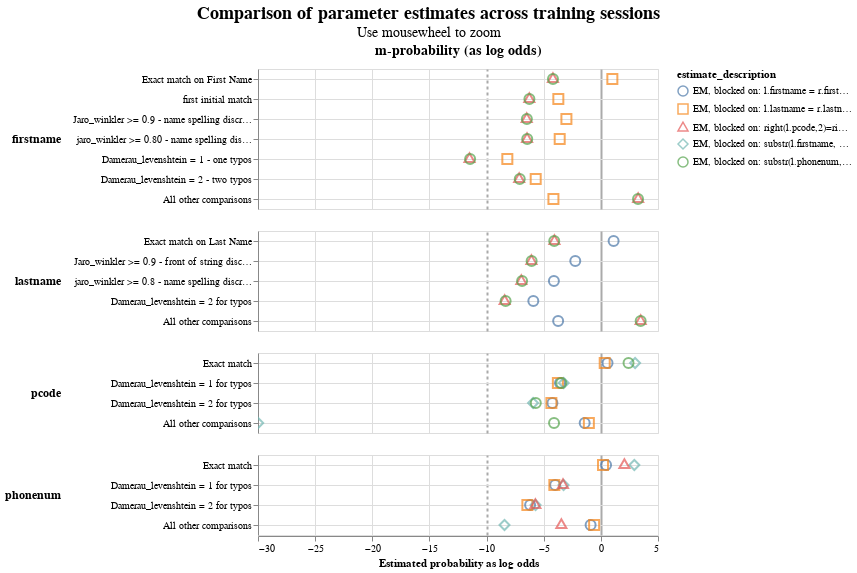

The notebook cell saved with this chart:
### Markdown cell above
* all other estimates for first and last name were still too high for those blocks when match_probability was set to 0.01 (50%), but they are much but much better now that match_probability is set to 0. though they are still a bit too high. In both cases they were much better than without semi-sopervised (was 90%)
* all other estimates for phonenum and pcode are now not so great for the pcode and phonenum blocks -- too low.
* in general semi-supervised rule tweaking may need to be different depending on block.

### Code cell
linker.parameter_estimate_comparisons_chart()

### Figure 1 — Vega-Lite specification as saved in the notebook (floating-point values rounded to 4 significant figures)
{"$schema": "https://vega.github.io/schema/vega-lite/v5.9.3.json", "config": {"title": {"anchor": "middle", "fontSize": 18, "subtitleFontSize": 14}, "view": {"continuousHeight": 300, "continuousWidth": 400}}, "data": {"name": "data-c3c95261eb9d68d7f91f182a466c9c99"}, "datasets": {"data-c3c95261eb9d68d7f91f182a466c9c99": [{"comparison_level_label": "Exact match on First Name", "comparison_name": "firstname", "comparison_sort_order": 0, "comparison_vector_value": 6, "estimate_description": "EM, blocked on: l.lastname = r.lastname", "estimated_probability": 0.6676, "estimated_probability_as_log_odds": 1.006, "m_or_u": "m", "sql_condition": "firstname_l = firstname_r"}, {"comparison_level_label": "Exact match on First Name", "comparison_name": "firstname", "comparison_sort_order": 0, "comparison_vector_value": 6, "estimate_description": "EM, blocked on: right(l.pcode,2)=right(r.pcode,2)", "estimated_probability": 0.05185, "estimated_probability_as_log_odds": -4.193, "m_or_u": "m", "sql_condition": "firstname_l = firstname_r"}, {"comparison_level_label": "Exact match on First Name", "comparison_name": "firstname", "comparison_sort_order": 0, "comparison_vector_value": 6, "estimate_description": "EM, blocked on: substr(l.phonenum,1,2)=substr(r.phonenum,1,2)", "estimated_probability": 0.05193, "estimated_probability_as_log_odds": -4.19, "m_or_u": "m", "sql_condition": "firstname_l = firstname_r"}, {"comparison_level_label": "first initial match", "comparison_name": "firstname", "comparison_sort_order": 0, "comparison_vector_value": 5, "estimate_description": "EM, blocked on: l.lastname = r.lastname", "estimated_probability": 0.07051, "estimated_probability_as_log_odds": -3.721, "m_or_u": "m", "sql_condition": "(length(firstname_l) = 1 OR length(firstname_r) = 1 ) AND (substr(firstname_l, 1, 1) = substr(firstname_r, 1, 1))"}, {"comparison_level_label": "first initial match", "comparison_name": "firstname", "comparison_sort_order": 0, "comparison_vector_value": 5, "estimate_description": "EM, blocked on: right(l.pcode,2)=right(r.pcode,2)", "estimated_probability": 0.01289, "estimated_probability_as_log_odds": -6.259, "m_or_u": "m", "sql_condition": "(length(firstname_l) = 1 OR length(firstname_r) = 1 ) AND (substr(firstname_l, 1, 1) = substr(firstname_r, 1, 1))"}, {"comparison_level_label": "first initial match", "comparison_name": "firstname", "comparison_sort_order": 0, "comparison_vector_value": 5, "estimate_description": "EM, blocked on: substr(l.phonenum,1,2)=substr(r.phonenum,1,2)", "estimated_probability": 0.01295, "estimated_probability_as_log_odds": -6.252, "m_or_u": "m", "sql_condition": "(length(firstname_l) = 1 OR length(firstname_r) = 1 ) AND (substr(firstname_l, 1, 1) = substr(firstname_r, 1, 1))"}, {"comparison_level_label": "Jaro_winkler >= 0.9 - name spelling discrepancies", "comparison_name": "firstname", "comparison_sort_order": 0, "comparison_vector_value": 4, "estimate_description": "EM, blocked on: l.lastname = r.lastname", "estimated_probability": 0.1101, "estimated_probability_as_log_odds": -3.014, "m_or_u": "m", "sql_condition": "jaro_winkler_similarity(firstname_l, firstname_r) >= 0.9"}, {"comparison_level_label": "Jaro_winkler >= 0.9 - name spelling discrepancies", "comparison_name": "firstname", "comparison_sort_order": 0, "comparison_vector_value": 4, "estimate_description": "EM, blocked on: right(l.pcode,2)=right(r.pcode,2)", "estimated_probability": 0.01102, "estimated_probability_as_log_odds": -6.488, "m_or_u": "m", "sql_condition": "jaro_winkler_similarity(firstname_l, firstname_r) >= 0.9"}, {"comparison_level_label": "Jaro_winkler >= 0.9 - name spelling discrepancies", "comparison_name": "firstname", "comparison_sort_order": 0, "comparison_vector_value": 4, "estimate_description": "EM, blocked on: substr(l.phonenum,1,2)=substr(r.phonenum,1,2)", "estimated_probability": 0.01113, "estimated_probability_as_log_odds": -6.474, "m_or_u": "m", "sql_condition": "jaro_winkler_similarity(firstname_l, firstname_r) >= 0.9"}, {"comparison_level_label": "jaro_winkler >= 0.80 - name spelling discrepancies", "comparison_name": "firstname", "comparison_sort_order": 0, "comparison_vector_value": 3, "estimate_description": "EM, blocked on: l.lastname = r.lastname", "estimated_probability": 0.07614, "estimated_probability_as_log_odds": -3.601, "m_or_u": "m", "sql_condition": "jaro_winkler_similarity(firstname_l, firstname_r) >= 0.80"}, {"comparison_level_label": "jaro_winkler >= 0.80 - name spelling discrepancies", "comparison_name": "firstname", "comparison_sort_order": 0, "comparison_vector_value": 3, "estimate_description": "EM, blocked on: right(l.pcode,2)=right(r.pcode,2)", "estimated_probability": 0.01124, "estimated_probability_as_log_odds": -6.46, "m_or_u": "m", "sql_condition": "jaro_winkler_similarity(firstname_l, firstname_r) >= 0.80"}, {"comparison_level_label": "jaro_winkler >= 0.80 - name spelling discrepancies", "comparison_name": "firstname", "comparison_sort_order": 0, "comparison_vector_value": 3, "estimate_description": "EM, blocked on: substr(l.phonenum,1,2)=substr(r.phonenum,1,2)", "estimated_probability": 0.01136, "estimated_probability_as_log_odds": -6.443, "m_or_u": "m", "sql_condition": "jaro_winkler_similarity(firstname_l, firstname_r) >= 0.80"}, {"comparison_level_label": "Damerau_levenshtein = 1 - one typos", "comparison_name": "firstname", "comparison_sort_order": 0, "comparison_vector_value": 2, "estimate_description": "EM, blocked on: l.lastname = r.lastname", "estimated_probability": 0.003428, "estimated_probability_as_log_odds": -8.183, "m_or_u": "m", "sql_condition": "damerau_levenshtein(firstname_l, firstname_r) <= 1"}, {"comparison_level_label": "Damerau_levenshtein = 1 - one typos", "comparison_name": "firstname", "comparison_sort_order": 0, "comparison_vector_value": 2, "estimate_description": "EM, blocked on: right(l.pcode,2)=right(r.pcode,2)", "estimated_probability": 0.0003469, "estimated_probability_as_log_odds": -11.49, "m_or_u": "m", "sql_condition": "damerau_levenshtein(firstname_l, firstname_r) <= 1"}, {"comparison_level_label": "Damerau_levenshtein = 1 - one typos", "comparison_name": "firstname", "comparison_sort_order": 0, "comparison_vector_value": 2, "estimate_description": "EM, blocked on: substr(l.phonenum,1,2)=substr(r.phonenum,1,2)", "estimated_probability": 0.0003597, "estimated_probability_as_log_odds": -11.44, "m_or_u": "m", "sql_condition": "damerau_levenshtein(firstname_l, firstname_r) <= 1"}, {"comparison_level_label": "Damerau_levenshtein = 2 - two typos", "comparison_name": "firstname", "comparison_sort_order": 0, "comparison_vector_value": 1, "estimate_description": "EM, blocked on: l.lastname = r.lastname", "estimated_probability": 0.01886, "estimated_probability_as_log_odds": -5.701, "m_or_u": "m", "sql_condition": "damerau_levenshtein(firstname_l, firstname_r) = 2"}, {"comparison_level_label": "Damerau_levenshtein = 2 - two typos", "comparison_name": "firstname", "comparison_sort_order": 0, "comparison_vector_value": 1, "estimate_description": "EM, blocked on: right(l.pcode,2)=right(r.pcode,2)", "estimated_probability": 0.007007, "estimated_probability_as_log_odds": -7.147, "m_or_u": "m", "sql_condition": "damerau_levenshtein(firstname_l, firstname_r) = 2"}, {"comparison_level_label": "Damerau_levenshtein = 2 - two typos", "comparison_name": "firstname", "comparison_sort_order": 0, "comparison_vector_value": 1, "estimate_description": "EM, blocked on: substr(l.phonenum,1,2)=substr(r.phonenum,1,2)", "estimated_probability": 0.00725, "estimated_probability_as_log_odds": -7.097, "m_or_u": "m", "sql_condition": "damerau_levenshtein(firstname_l, firstname_r) = 2"}, {"comparison_level_label": "All other comparisons", "comparison_name": "firstname", "comparison_sort_order": 0, "comparison_vector_value": 0, "estimate_description": "EM, blocked on: l.lastname = r.lastname", "estimated_probability": 0.05333, "estimated_probability_as_log_odds": -4.15, "m_or_u": "m", "sql_condition": "ELSE"}, {"comparison_level_label": "All other comparisons", "comparison_name": "firstname", "comparison_sort_order": 0, "comparison_vector_value": 0, "estimate_description": "EM, blocked on: right(l.pcode,2)=right(r.pcode,2)", "estimated_probability": 0.9057, "estimated_probability_as_log_odds": 3.263, "m_or_u": "m", "sql_condition": "ELSE"}, {"comparison_level_label": "All other comparisons", "comparison_name": "firstname", "comparison_sort_order": 0, "comparison_vector_value": 0, "estimate_description": "EM, blocked on: substr(l.phonenum,1,2)=substr(r.phonenum,1,2)", "estimated_probability": 0.905, "estimated_probability_as_log_odds": 3.252, "m_or_u": "m", "sql_condition": "ELSE"}, {"comparison_level_label": "Exact match on Last Name", "comparison_name": "lastname", "comparison_sort_order": 1, "comparison_vector_value": 4, "estimate_description": "EM, blocked on: l.firstname = r.firstname", "estimated_probability": 0.6843, "estimated_probability_as_log_odds": 1.116, "m_or_u": "m", "sql_condition": "lastname_l = lastname_r"}, {"comparison_level_label": "Exact match on Last Name", "comparison_name": "lastname", "comparison_sort_order": 1, "comparison_vector_value": 4, "estimate_description": "EM, blocked on: right(l.pcode,2)=right(r.pcode,2)", "estimated_probability": 0.05648, "estimated_probability_as_log_odds": -4.062, "m_or_u": "m", "sql_condition": "lastname_l = lastname_r"}, {"comparison_level_label": "Exact match on Last Name", "comparison_name": "lastname", "comparison_sort_order": 1, "comparison_vector_value": 4, "estimate_description": "EM, blocked on: substr(l.phonenum,1,2)=substr(r.phonenum,1,2)", "estimated_probability": 0.05586, "estimated_probability_as_log_odds": -4.079, "m_or_u": "m", "sql_condition": "lastname_l = lastname_r"}, {"comparison_level_label": "Jaro_winkler >= 0.9 - front of string discrepdendies", "comparison_name": "lastname", "comparison_sort_order": 1, "comparison_vector_value": 3, "estimate_description": "EM, blocked on: l.firstname = r.firstname", "estimated_probability": 0.1748, "estimated_probability_as_log_odds": -2.239, "m_or_u": "m", "sql_condition": "jaro_winkler_similarity(lastname_l, lastname_r) >= 0.9"}, {"comparison_level_label": "Jaro_winkler >= 0.9 - front of string discrepdendies", "comparison_name": "lastname", "comparison_sort_order": 1, "comparison_vector_value": 3, "estimate_description": "EM, blocked on: right(l.pcode,2)=right(r.pcode,2)", "estimated_probability": 0.01461, "estimated_probability_as_log_odds": -6.076, "m_or_u": "m", "sql_condition": "jaro_winkler_similarity(lastname_l, lastname_r) >= 0.9"}, {"comparison_level_label": "Jaro_winkler >= 0.9 - front of string discrepdendies", "comparison_name": "lastname", "comparison_sort_order": 1, "comparison_vector_value": 3, "estimate_description": "EM, blocked on: substr(l.phonenum,1,2)=substr(r.phonenum,1,2)", "estimated_probability": 0.01479, "estimated_probability_as_log_odds": -6.058, "m_or_u": "m", "sql_condition": "jaro_winkler_similarity(lastname_l, lastname_r) >= 0.9"}, {"comparison_level_label": "jaro_winkler >= 0.8 - name spelling discrepancies throughout str", "comparison_name": "lastname", "comparison_sort_order": 1, "comparison_vector_value": 2, "estimate_description": "EM, blocked on: l.firstname = r.firstname", "estimated_probability": 0.05476, "estimated_probability_as_log_odds": -4.109, "m_or_u": "m", "sql_condition": "jaro_winkler_similarity(lastname_l, lastname_r) >= 0.8"}, {"comparison_level_label": "jaro_winkler >= 0.8 - name spelling discrepancies throughout str", "comparison_name": "lastname", "comparison_sort_order": 1, "comparison_vector_value": 2, "estimate_description": "EM, blocked on: right(l.pcode,2)=right(r.pcode,2)", "estimated_probability": 0.007976, "estimated_probability_as_log_odds": -6.959, "m_or_u": "m", "sql_condition": "jaro_winkler_similarity(lastname_l, lastname_r) >= 0.8"}, {"comparison_level_label": "jaro_winkler >= 0.8 - name spelling discrepancies throughout str", "comparison_name": "lastname", "comparison_sort_order": 1, "comparison_vector_value": 2, "estimate_description": "EM, blocked on: substr(l.phonenum,1,2)=substr(r.phonenum,1,2)", "estimated_probability": 0.008346, "estimated_probability_as_log_odds": -6.893, "m_or_u": "m", "sql_condition": "jaro_winkler_similarity(lastname_l, lastname_r) >= 0.8"}, {"comparison_level_label": "Damerau_levenshtein = 2 for typos", "comparison_name": "lastname", "comparison_sort_order": 1, "comparison_vector_value": 1, "estimate_description": "EM, blocked on: l.firstname = r.firstname", "estimated_probability": 0.01636, "estimated_probability_as_log_odds": -5.91, "m_or_u": "m", "sql_condition": "damerau_levenshtein(lastname_l, lastname_r) = 2"}, {"comparison_level_label": "Damerau_levenshtein = 2 for typos", "comparison_name": "lastname", "comparison_sort_order": 1, "comparison_vector_value": 1, "estimate_description": "EM, blocked on: right(l.pcode,2)=right(r.pcode,2)", "estimated_probability": 0.002917, "estimated_probability_as_log_odds": -8.417, "m_or_u": "m", "sql_condition": "damerau_levenshtein(lastname_l, lastname_r) = 2"}, {"comparison_level_label": "Damerau_levenshtein = 2 for typos", "comparison_name": "lastname", "comparison_sort_order": 1, "comparison_vector_value": 1, "estimate_description": "EM, blocked on: substr(l.phonenum,1,2)=substr(r.phonenum,1,2)", "estimated_probability": 0.00309, "estimated_probability_as_log_odds": -8.334, "m_or_u": "m", "sql_condition": "damerau_levenshtein(lastname_l, lastname_r) = 2"}, {"comparison_level_label": "All other comparisons", "comparison_name": "lastname", "comparison_sort_order": 1, "comparison_vector_value": 0, "estimate_description": "EM, blocked on: l.firstname = r.firstname", "estimated_probability": 0.06977, "estimated_probability_as_log_odds": -3.737, "m_or_u": "m", "sql_condition": "ELSE"}, {"comparison_level_label": "All other comparisons", "comparison_name": "lastname", "comparison_sort_order": 1, "comparison_vector_value": 0, "estimate_description": "EM, blocked on: right(l.pcode,2)=right(r.pcode,2)", "estimated_probability": 0.918, "estimated_probability_as_log_odds": 3.485, "m_or_u": "m", "sql_condition": "ELSE"}, {"comparison_level_label": "All other comparisons", "comparison_name": "lastname", "comparison_sort_order": 1, "comparison_vector_value": 0, "estimate_description": "EM, blocked on: substr(l.phonenum,1,2)=substr(r.phonenum,1,2)", "estimated_probability": 0.9179, "estimated_probability_as_log_odds": 3.483, "m_or_u": "m", "sql_condition": "ELSE"}, {"comparison_level_label": "Exact match", "comparison_name": "pcode", "comparison_sort_order": 2, "comparison_vector_value": 3, "estimate_description": "EM, blocked on: l.firstname = r.firstname", "estimated_probability": 0.5997, "estimated_probability_as_log_odds": 0.5831, "m_or_u": "m", "sql_condition": "pcode_l=pcode_r"}, {"comparison_level_label": "Exact match", "comparison_name": "pcode", "comparison_sort_order": 2, "comparison_vector_value": 3, "estimate_description": "EM, blocked on: l.lastname = r.lastname", "estimated_probability": 0.5581, "estimated_probability_as_log_odds": 0.3371, "m_or_u": "m", "sql_condition": "pcode_l=pcode_r"}, {"comparison_level_label": "Exact match", "comparison_name": "pcode", "comparison_sort_order": 2, "comparison_vector_value": 3, "estimate_description": "EM, blocked on: substr(l.firstname, 1, 1) = substr(r.firstname, 1, 1) and substr(l.lastname, 1, 1) = substr(r.lastname, 1, 1)", "estimated_probability": 0.8888, "estimated_probability_as_log_odds": 2.998, "m_or_u": "m", "sql_condition": "pcode_l=pcode_r"}, {"comparison_level_label": "Exact match", "comparison_name": "pcode", "comparison_sort_order": 2, "comparison_vector_value": 3, "estimate_description": "EM, blocked on: substr(l.phonenum,1,2)=substr(r.phonenum,1,2)", "estimated_probability": 0.8427, "estimated_probability_as_log_odds": 2.421, "m_or_u": "m", "sql_condition": "pcode_l=pcode_r"}, {"comparison_level_label": "Damerau_levenshtein = 1 for typos", "comparison_name": "pcode", "comparison_sort_order": 2, "comparison_vector_value": 2, "estimate_description": "EM, blocked on: l.firstname = r.firstname", "estimated_probability": 0.07741, "estimated_probability_as_log_odds": -3.575, "m_or_u": "m", "sql_condition": "damerau_levenshtein(pcode_l, pcode_r) = 1"}, {"comparison_level_label": "Damerau_levenshtein = 1 for typos", "comparison_name": "pcode", "comparison_sort_order": 2, "comparison_vector_value": 2, "estimate_description": "EM, blocked on: l.lastname = r.lastname", "estimated_probability": 0.06871, "estimated_probability_as_log_odds": -3.761, "m_or_u": "m", "sql_condition": "damerau_levenshtein(pcode_l, pcode_r) = 1"}, {"comparison_level_label": "Damerau_levenshtein = 1 for typos", "comparison_name": "pcode", "comparison_sort_order": 2, "comparison_vector_value": 2, "estimate_description": "EM, blocked on: substr(l.firstname, 1, 1) = substr(r.firstname, 1, 1) and substr(l.lastname, 1, 1) = substr(r.lastname, 1, 1)", "estimated_probability": 0.0951, "estimated_probability_as_log_odds": -3.25, "m_or_u": "m", "sql_condition": "damerau_levenshtein(pcode_l, pcode_r) = 1"}, {"comparison_level_label": "Damerau_levenshtein = 1 for typos", "comparison_name": "pcode", "comparison_sort_order": 2, "comparison_vector_value": 2, "estimate_description": "EM, blocked on: substr(l.phonenum,1,2)=substr(r.phonenum,1,2)", "estimated_probability": 0.08316, "estimated_probability_as_log_odds": -3.463, "m_or_u": "m", "sql_condition": "damerau_levenshtein(pcode_l, pcode_r) = 1"}, {"comparison_level_label": "Damerau_levenshtein = 2 for typos", "comparison_name": "pcode", "comparison_sort_order": 2, "comparison_vector_value": 1, "estimate_description": "EM, blocked on: l.firstname = r.firstname", "estimated_probability": 0.05033, "estimated_probability_as_log_odds": -4.238, "m_or_u": "m", "sql_condition": "damerau_levenshtein(pcode_l, pcode_r) = 2"}, {"comparison_level_label": "Damerau_levenshtein = 2 for typos", "comparison_name": "pcode", "comparison_sort_order": 2, "comparison_vector_value": 1, "estimate_description": "EM, blocked on: l.lastname = r.lastname", "estimated_probability": 0.04741, "estimated_probability_as_log_odds": -4.329, "m_or_u": "m", "sql_condition": "damerau_levenshtein(pcode_l, pcode_r) = 2"}, {"comparison_level_label": "Damerau_levenshtein = 2 for typos", "comparison_name": "pcode", "comparison_sort_order": 2, "comparison_vector_value": 1, "estimate_description": "EM, blocked on: substr(l.firstname, 1, 1) = substr(r.firstname, 1, 1) and substr(l.lastname, 1, 1) = substr(r.lastname, 1, 1)", "estimated_probability": 0.01613, "estimated_probability_as_log_odds": -5.93, "m_or_u": "m", "sql_condition": "damerau_levenshtein(pcode_l, pcode_r) = 2"}, {"comparison_level_label": "Damerau_levenshtein = 2 for typos", "comparison_name": "pcode", "comparison_sort_order": 2, "comparison_vector_value": 1, "estimate_description": "EM, blocked on: substr(l.phonenum,1,2)=substr(r.phonenum,1,2)", "estimated_probability": 0.01896, "estimated_probability_as_log_odds": -5.693, "m_or_u": "m", "sql_condition": "damerau_levenshtein(pcode_l, pcode_r) = 2"}, {"comparison_level_label": "All other comparisons", "comparison_name": "pcode", "comparison_sort_order": 2, "comparison_vector_value": 0, "estimate_description": "EM, blocked on: l.firstname = r.firstname", "estimated_probability": 0.2726, "estimated_probability_as_log_odds": -1.416, "m_or_u": "m", "sql_condition": "ELSE"}, {"comparison_level_label": "All other comparisons", "comparison_name": "pcode", "comparison_sort_order": 2, "comparison_vector_value": 0, "estimate_description": "EM, blocked on: l.lastname = r.lastname", "estimated_probability": 0.3257, "estimated_probability_as_log_odds": -1.05, "m_or_u": "m", "sql_condition": "ELSE"}, {"comparison_level_label": "All other comparisons", "comparison_name": "pcode", "comparison_sort_order": 2, "comparison_vector_value": 0, "estimate_description": "EM, blocked on: substr(l.firstname, 1, 1) = substr(r.firstname, 1, 1) and substr(l.lastname, 1, 1) = substr(r.lastname, 1, 1)", "estimated_probability": 9.415e-10, "estimated_probability_as_log_odds": -29.98, "m_or_u": "m", "sql_condition": "ELSE"}, {"comparison_level_label": "All other comparisons", "comparison_name": "pcode", "comparison_sort_order": 2, "comparison_vector_value": 0, "estimate_description": "EM, blocked on: substr(l.phonenum,1,2)=substr(r.phonenum,1,2)", "estimated_probability": 0.05521, "estimated_probability_as_log_odds": -4.097, "m_or_u": "m", "sql_condition": "ELSE"}, {"comparison_level_label": "Exact match", "comparison_name": "phonenum", "comparison_sort_order": 3, "comparison_vector_value": 3, "estimate_description": "EM, blocked on: l.firstname = r.firstname", "estimated_probability": 0.5784, "estimated_probability_as_log_odds": 0.4562, "m_or_u": "m", "sql_condition": "phonenum_l=phonenum_r"}, {"comparison_level_label": "Exact match", "comparison_name": "phonenum", "comparison_sort_order": 3, "comparison_vector_value": 3, "estimate_description": "EM, blocked on: l.lastname = r.lastname", "estimated_probability": 0.5328, "estimated_probability_as_log_odds": 0.1895, "m_or_u": "m", "sql_condition": "phonenum_l=phonenum_r"}, {"comparison_level_label": "Exact match", "comparison_name": "phonenum", "comparison_sort_order": 3, "comparison_vector_value": 3, "estimate_description": "EM, blocked on: substr(l.firstname, 1, 1) = substr(r.firstname, 1, 1) and substr(l.lastname, 1, 1) = substr(r.lastname, 1, 1)", "estimated_probability": 0.8841, "estimated_probability_as_log_odds": 2.932, "m_or_u": "m", "sql_condition": "phonenum_l=phonenum_r"}, {"comparison_level_label": "Exact match", "comparison_name": "phonenum", "comparison_sort_order": 3, "comparison_vector_value": 3, "estimate_description": "EM, blocked on: right(l.pcode,2)=right(r.pcode,2)", "estimated_probability": 0.8066, "estimated_probability_as_log_odds": 2.06, "m_or_u": "m", "sql_condition": "phonenum_l=phonenum_r"}, {"comparison_level_label": "Damerau_levenshtein = 1 for typos", "comparison_name": "phonenum", "comparison_sort_order": 3, "comparison_vector_value": 2, "estimate_description": "EM, blocked on: l.firstname = r.firstname", "estimated_probability": 0.05882, "estimated_probability_as_log_odds": -4.0, "m_or_u": "m", "sql_condition": "damerau_levenshtein(phonenum_l, phonenum_r) = 1"}, {"comparison_level_label": "Damerau_levenshtein = 1 for typos", "comparison_name": "phonenum", "comparison_sort_order": 3, "comparison_vector_value": 2, "estimate_description": "EM, blocked on: l.lastname = r.lastname", "estimated_probability": 0.0562, "estimated_probability_as_log_odds": -4.07, "m_or_u": "m", "sql_condition": "damerau_levenshtein(phonenum_l, phonenum_r) = 1"}, {"comparison_level_label": "Damerau_levenshtein = 1 for typos", "comparison_name": "phonenum", "comparison_sort_order": 3, "comparison_vector_value": 2, "estimate_description": "EM, blocked on: substr(l.firstname, 1, 1) = substr(r.firstname, 1, 1) and substr(l.lastname, 1, 1) = substr(r.lastname, 1, 1)", "estimated_probability": 0.09428, "estimated_probability_as_log_odds": -3.264, "m_or_u": "m", "sql_condition": "damerau_levenshtein(phonenum_l, phonenum_r) = 1"}, {"comparison_level_label": "Damerau_levenshtein = 1 for typos", "comparison_name": "phonenum", "comparison_sort_order": 3, "comparison_vector_value": 2, "estimate_description": "EM, blocked on: right(l.pcode,2)=right(r.pcode,2)", "estimated_probability": 0.09142, "estimated_probability_as_log_odds": -3.313, "m_or_u": "m", "sql_condition": "damerau_levenshtein(phonenum_l, phonenum_r) = 1"}, {"comparison_level_label": "Damerau_levenshtein = 2 for typos", "comparison_name": "phonenum", "comparison_sort_order": 3, "comparison_vector_value": 1, "estimate_description": "EM, blocked on: l.firstname = r.firstname", "estimated_probability": 0.01349, "estimated_probability_as_log_odds": -6.192, "m_or_u": "m", "sql_condition": "damerau_levenshtein(phonenum_l, phonenum_r) = 2"}, {"comparison_level_label": "Damerau_levenshtein = 2 for typos", "comparison_name": "phonenum", "comparison_sort_order": 3, "comparison_vector_value": 1, "estimate_description": "EM, blocked on: l.lastname = r.lastname", "estimated_probability": 0.01148, "estimated_probability_as_log_odds": -6.429, "m_or_u": "m", "sql_condition": "damerau_levenshtein(phonenum_l, phonenum_r) = 2"}, {"comparison_level_label": "Damerau_levenshtein = 2 for typos", "comparison_name": "phonenum", "comparison_sort_order": 3, "comparison_vector_value": 1, "estimate_description": "EM, blocked on: substr(l.firstname, 1, 1) = substr(r.firstname, 1, 1) and substr(l.lastname, 1, 1) = substr(r.lastname, 1, 1)", "estimated_probability": 0.01869, "estimated_probability_as_log_odds": -5.714, "m_or_u": "m", "sql_condition": "damerau_levenshtein(phonenum_l, phonenum_r) = 2"}, {"comparison_level_label": "Damerau_levenshtein = 2 for typos", "comparison_name": "phonenum", "comparison_sort_order": 3, "comparison_vector_value": 1, "estimate_description": "EM, blocked on: right(l.pcode,2)=right(r.pcode,2)", "estimated_probability": 0.01851, "estimated_probability_as_log_odds": -5.728, "m_or_u": "m", "sql_condition": "damerau_levenshtein(phonenum_l, phonenum_r) = 2"}, {"comparison_level_label": "All other comparisons", "comparison_name": "phonenum", "comparison_sort_order": 3, "comparison_vector_value": 0, "estimate_description": "EM, blocked on: l.firstname = r.firstname", "estimated_probability": 0.3493, "estimated_probability_as_log_odds": -0.8976, "m_or_u": "m", "sql_condition": "ELSE"}, {"comparison_level_label": "All other comparisons", "comparison_name": "phonenum", "comparison_sort_order": 3, "comparison_vector_value": 0, "estimate_description": "EM, blocked on: l.lastname = r.lastname", "estimated_probability": 0.3995, "estimated_probability_as_log_odds": -0.5877, "m_or_u": "m", "sql_condition": "ELSE"}, {"comparison_level_label": "All other comparisons", "comparison_name": "phonenum", "comparison_sort_order": 3, "comparison_vector_value": 0, "estimate_description": "EM, blocked on: substr(l.firstname, 1, 1) = substr(r.firstname, 1, 1) and substr(l.lastname, 1, 1) = substr(r.lastname, 1, 1)", "estimated_probability": 0.00289, "estimated_probability_as_log_odds": -8.43, "m_or_u": "m", "sql_condition": "ELSE"}, {"comparison_level_label": "All other comparisons", "comparison_name": "phonenum", "comparison_sort_order": 3, "comparison_vector_value": 0, "estimate_description": "EM, blocked on: right(l.pcode,2)=right(r.pcode,2)", "estimated_probability": 0.08351, "estimated_probability_as_log_odds": -3.456, "m_or_u": "m", "sql_condition": "ELSE"}]}, "encoding": {"color": {"field": "estimate_description", "type": "nominal"}, "column": {"align": "each", "field": "col_header", "header": {"labelFontSize": 14, "labelFontWeight": "bold"}, "title": null, "type": "nominal"}, "row": {"align": "each", "field": "comparison_name", "header": {"labelAlign": "left", "labelAnchor": "middle", "labelAngle": 0, "labelFontSize": 12, "labelFontWeight": "bold"}, "sort": {"field": "comparison_sort_order"}, "title": null, "type": "nominal"}, "shape": {"field": "estimate_description", "scale": {"range": ["circle", "square", "triangle", "diamond"]}, "type": "nominal"}, "tooltip": [{"field": "comparison_name", "type": "nominal"}, {"field": "estimate_description", "type": "nominal"}, {"field": "estimated_probability", "type": "quantitative"}], "x": {"axis": {"gridColor": {"condition": {"test": "abs(datum.value / 10)  <= 1 & datum.value % 10 === 0", "value": "#aaa"}, "value": "#ddd"}, "gridDash": {"condition": {"test": "abs(datum.value / 10) == 1", "value": [3]}, "value": null}, "gridWidth": {"condition": {"test": "abs(datum.value / 10)  <= 1 & datum.value % 10 === 0", "value": 2}, "value": 1}}, "field": "estimated_probability_as_log_odds", "title": "Estimated probability as log odds", "type": "quantitative"}, "y": {"axis": {"grid": true, "title": null}, "field": "comparison_level_label", "sort": {"field": "comparison_vector_value", "order": "descending"}, "type": "nominal"}}, "mark": {"filled": false, "opacity": 0.7, "size": 100, "type": "point"}, "params": [{"bind": "scales", "name": "mouse_zoom", "select": {"encodings": ["x"], "type": "interval"}}], "resolve": {"scale": {"y": "independent"}}, "title": {"subtitle": "Use mousewheel to zoom", "text": "Comparison of parameter estimates across training sessions"}, "transform": [{"as": "col_header", "calculate": "datum.m_or_u + '-probability (as log odds)'"}]}
